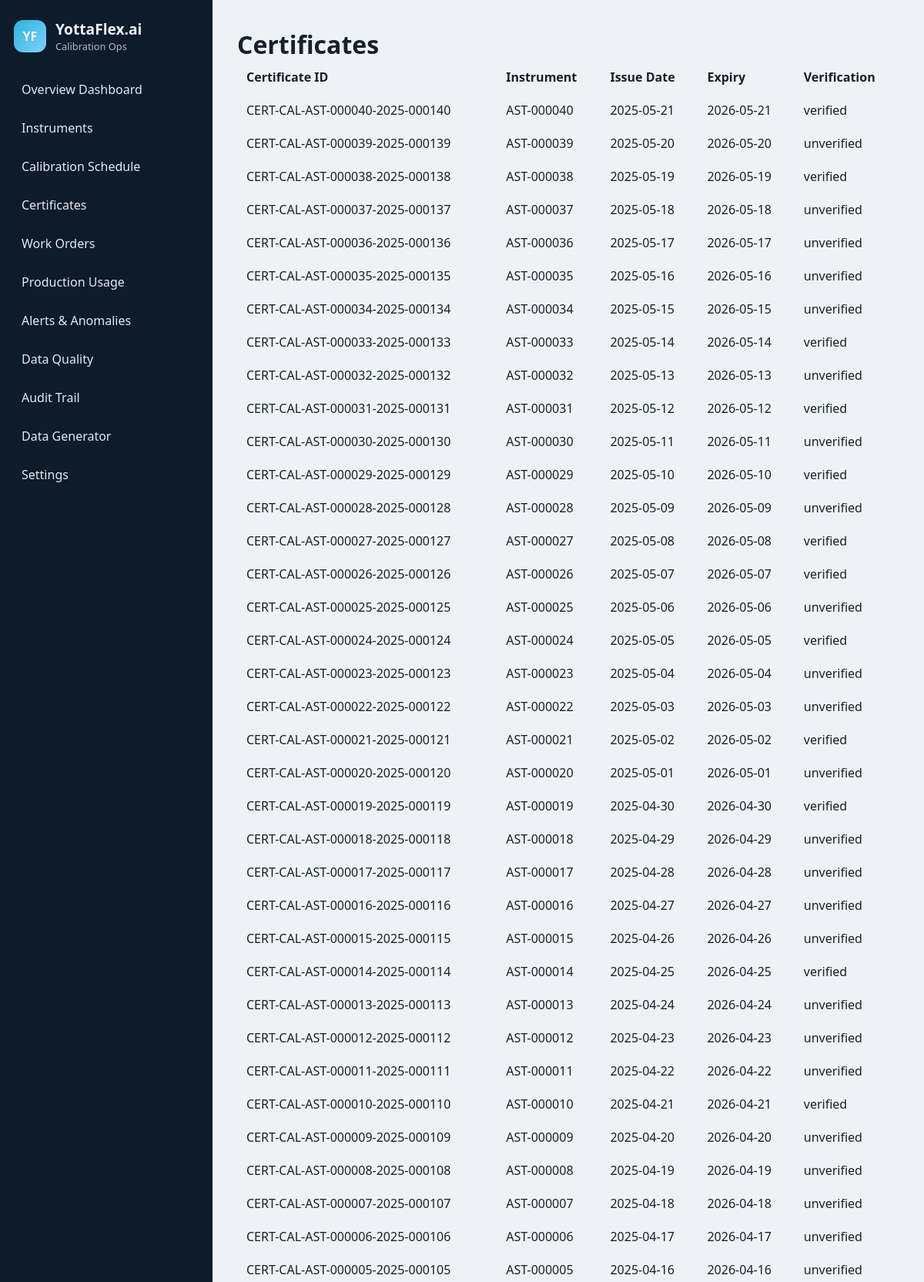
/certificates (upper part), run on the app's committed database.
### tables this page shows
CREATE TABLE certificate (
    id INTEGER PRIMARY KEY AUTOINCREMENT,
    certificate_id TEXT UNIQUE NOT NULL,
    calibration_event_id TEXT NOT NULL,
    instrument_id TEXT NOT NULL,
    asset_id TEXT NOT NULL,
    issue_date TEXT NOT NULL,
    expiry_date TEXT NOT NULL,
    supplier TEXT NOT NULL,
    document_reference TEXT,
    verification_status TEXT NOT NULL DEFAULT 'unverified',
    FOREIGN KEY (calibration_event_id) REFERENCES calibration_event(calibration_id),
    FOREIGN KEY (instrument_id) REFERENCES instrument(instrument_id),
    FOREIGN KEY (asset_id) REFERENCES asset(asset_id)
);

### yottaflex/app.py (the view)
    @app.route('/certificates')
    def certificates():
        conn = get_connection(app.config['DATABASE_PATH'])
        rows = conn.execute('SELECT * FROM certificate ORDER BY issue_date DESC LIMIT 100').fetchall()
        conn.close()
        return render_template('certificates.html', certificates=rows)

### yottaflex/db.py (called while the page is built)
def get_connection(database_path=None):
    path = database_path or os.getenv('DATABASE_PATH')
    if not path:
        os.makedirs(str(BASE_DIR / 'data'), exist_ok=True)
        path = str(BASE_DIR / 'data' / 'yottaflex.db')
    os.makedirs(os.path.dirname(path) or '.', exist_ok=True)
    conn = sqlite3.connect(path)
    conn.row_factory = sqlite3.Row
    return conn

### templates/certificates.html (shortened to what this page needs)
{% extends 'base.html' %}
{% block content %}
<h1>Certificates</h1>
<table class="table">
  <thead><tr><th>Certificate ID</th><th>Instrument</th><th>Issue Date</th><th>Expiry</th><th>Verification</th></tr></thead>
  <tbody>
    {% for row in certificates %}
    <tr><td>{{ row.certificate_id }}</td><td>{{ row.instrument_id }}</td><td>{{ row.issue_date }}</td><td>{{ row.expiry_date }}</td><td>{{ row.verification_status }}</td></tr>
    {% endfor %}
  </tbody>
</table>
{% endblock %}

### static/styles.css (style rules this page uses)
body { margin:0; font-family:Segoe UI, Arial,sans-serif; background:#eef2f6; color:#17212b; }
h1 { margin: 4px 0 0; font-size:2rem; }
.table { width:100%; border-collapse:collapse; }
.table th, .table td { padding:10px 12px; border-bottom:1px solid #edf1f4; text-align:left; }

### data on the page
certificate: certificate_id "CERT-CAL-AST-000040-2025-000140", instrument_id "AST-000040", issue_date "2025-05-21", expiry_date "2026-05-21", verification_status "verified"
certificate: certificate_id "CERT-CAL-AST-000039-2025-000139", instrument_id "AST-000039", issue_date "2025-05-20", expiry_date "2026-05-20", verification_status "unverified"
certificate: certificate_id "CERT-CAL-AST-000038-2025-000138", instrument_id "AST-000038", issue_date "2025-05-19", expiry_date "2026-05-19", verification_status "verified"
certificate: certificate_id "CERT-CAL-AST-000037-2025-000137", instrument_id "AST-000037", issue_date "2025-05-18", expiry_date "2026-05-18", verification_status "unverified"
certificate: certificate_id "CERT-CAL-AST-000036-2025-000136", instrument_id "AST-000036", issue_date "2025-05-17", expiry_date "2026-05-17", verification_status "unverified"
certificate: certificate_id "CERT-CAL-AST-000035-2025-000135", instrument_id "AST-000035", issue_date "2025-05-16", expiry_date "2026-05-16", verification_status "unverified"
certificate: certificate_id "CERT-CAL-AST-000034-2025-000134", instrument_id "AST-000034", issue_date "2025-05-15", expiry_date "2026-05-15", verification_status "unverified"
certificate: certificate_id "CERT-CAL-AST-000033-2025-000133", instrument_id "AST-000033", issue_date "2025-05-14", expiry_date "2026-05-14", verification_status "verified"
certificate: certificate_id "CERT-CAL-AST-000032-2025-000132", instrument_id "AST-000032", issue_date "2025-05-13", expiry_date "2026-05-13", verification_status "unverified"
certificate: certificate_id "CERT-CAL-AST-000031-2025-000131", instrument_id "AST-000031", issue_date "2025-05-12", expiry_date "2026-05-12", verification_status "verified"
certificate: certificate_id "CERT-CAL-AST-000030-2025-000130", instrument_id "AST-000030", issue_date "2025-05-11", expiry_date "2026-05-11", verification_status "unverified"
certificate: certificate_id "CERT-CAL-AST-000029-2025-000129", instrument_id "AST-000029", issue_date "2025-05-10", expiry_date "2026-05-10", verification_status "verified"
certificate: certificate_id "CERT-CAL-AST-000028-2025-000128", instrument_id "AST-000028", issue_date "2025-05-09", expiry_date "2026-05-09", verification_status "unverified"
certificate: certificate_id "CERT-CAL-AST-000027-2025-000127", instrument_id "AST-000027", issue_date "2025-05-08", expiry_date "2026-05-08", verification_status "verified"
certificate: certificate_id "CERT-CAL-AST-000026-2025-000126", instrument_id "AST-000026", issue_date "2025-05-07", expiry_date "2026-05-07", verification_status "verified"
certificate: certificate_id "CERT-CAL-AST-000025-2025-000125", instrument_id "AST-000025", issue_date "2025-05-06", expiry_date "2026-05-06", verification_status "unverified"
certificate: certificate_id "CERT-CAL-AST-000024-2025-000124", instrument_id "AST-000024", issue_date "2025-05-05", expiry_date "2026-05-05", verification_status "verified"
certificate: certificate_id "CERT-CAL-AST-000023-2025-000123", instrument_id "AST-000023", issue_date "2025-05-04", expiry_date "2026-05-04", verification_status "unverified"
certificate: certificate_id "CERT-CAL-AST-000022-2025-000122", instrument_id "AST-000022", issue_date "2025-05-03", expiry_date "2026-05-03", verification_status "unverified"
certificate: certificate_id "CERT-CAL-AST-000021-2025-000121", instrument_id "AST-000021", issue_date "2025-05-02", expiry_date "2026-05-02", verification_status "verified"
certificate: certificate_id "CERT-CAL-AST-000020-2025-000120", instrument_id "AST-000020", issue_date "2025-05-01", expiry_date "2026-05-01", verification_status "unverified"
certificate: certificate_id "CERT-CAL-AST-000019-2025-000119", instrument_id "AST-000019", issue_date "2025-04-30", expiry_date "2026-04-30", verification_status "verified"
certificate: certificate_id "CERT-CAL-AST-000018-2025-000118", instrument_id "AST-000018", issue_date "2025-04-29", expiry_date "2026-04-29", verification_status "unverified"
certificate: certificate_id "CERT-CAL-AST-000017-2025-000117", instrument_id "AST-000017", issue_date "2025-04-28", expiry_date "2026-04-28", verification_status "unverified"
certificate: certificate_id "CERT-CAL-AST-000016-2025-000116", instrument_id "AST-000016", issue_date "2025-04-27", expiry_date "2026-04-27", verification_status "unverified"
certificate: certificate_id "CERT-CAL-AST-000015-2025-000115", instrument_id "AST-000015", issue_date "2025-04-26", expiry_date "2026-04-26", verification_status "unverified"
certificate: certificate_id "CERT-CAL-AST-000014-2025-000114", instrument_id "AST-000014", issue_date "2025-04-25", expiry_date "2026-04-25", verification_status "verified"
certificate: certificate_id "CERT-CAL-AST-000013-2025-000113", instrument_id "AST-000013", issue_date "2025-04-24", expiry_date "2026-04-24", verification_status "unverified"
certificate: certificate_id "CERT-CAL-AST-000012-2025-000112", instrument_id "AST-000012", issue_date "2025-04-23", expiry_date "2026-04-23", verification_status "unverified"
certificate: certificate_id "CERT-CAL-AST-000011-2025-000111", instrument_id "AST-000011", issue_date "2025-04-22", expiry_date "2026-04-22", verification_status "unverified"
certificate: certificate_id "CERT-CAL-AST-000010-2025-000110", instrument_id "AST-000010", issue_date "2025-04-21", expiry_date "2026-04-21", verification_status "verified"
certificate: certificate_id "CERT-CAL-AST-000009-2025-000109", instrument_id "AST-000009", issue_date "2025-04-20", expiry_date "2026-04-20", verification_status "unverified"
certificate: certificate_id "CERT-CAL-AST-000008-2025-000108", instrument_id "AST-000008", issue_date "2025-04-19", expiry_date "2026-04-19", verification_status "unverified"
certificate: certificate_id "CERT-CAL-AST-000007-2025-000107", instrument_id "AST-000007", issue_date "2025-04-18", expiry_date "2026-04-18", verification_status "unverified"
certificate: certificate_id "CERT-CAL-AST-000006-2025-000106", instrument_id "AST-000006", issue_date "2025-04-17", expiry_date "2026-04-17", verification_status "unverified"
certificate: certificate_id "CERT-CAL-AST-000005-2025-000105", instrument_id "AST-000005", issue_date "2025-04-16", expiry_date "2026-04-16", verification_status "unverified"
